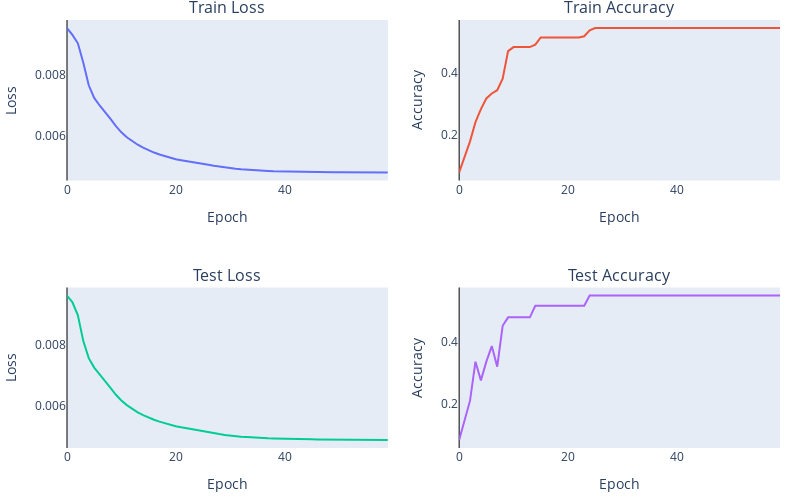

Here is the notebook cell this chart was saved with:
### Markdown cell above
For binomial distribution (k=1 Bernoulli trials), standard error for a sample stat is \sqrt(pq/n) ~ .015 for the val set, so possibly overfitting is pulling us out of

### Code cell
test_err = np.sqrt(1/(4*train_config.valset_size))

train_err = np.sqrt(1/(4*train_config.trainset_size))
for ind in range(1,6):
    #print(train_losses[ind][-1],train_accs[ind][-1], test_losses[ind][-1], test_accs[ind][-1])
    print(f"For d_head = {ind}, the final test accuracy is {test_accs[ind][-1]}, the max test accuracy is {np.max(test_accs[ind])} at epoch {np.argmax(test_accs[ind])}/{train_config.epochs}")
    print(f"For d_head = {ind}, the final training accuracy is {train_accs[ind][-1]}, the max test accuracy is {np.max(train_accs[ind])} at epoch {np.argmax(train_accs[ind])}/{train_config.epochs}")

    print(f"test error within range? {np.abs(test_accs[ind][-1] - np.max(test_accs[ind])) <= test_err}")

    print(f"train error within range? {np.abs(train_accs[ind][-1] - np.max(train_accs[ind])) <= test_err}")
    plot_metrics(train_losses[ind],train_accs[ind], test_losses[ind], test_accs[ind])

### Figure 1 — Plotly figure (JSON) as saved in the notebook; plotly's stock layout.template omitted (floating-point values rounded to 4 significant figures)
{"data": [{"type": "scatter", "xaxis": "x", "y": [0.009544, 0.009316, 0.00904, 0.008399, 0.007657, 0.007242, 0.006992, 0.00678, 0.006553, 0.006311, 0.006109, 0.005944, 0.00581, 0.005699, 0.005602, 0.005515, 0.005441, 0.005376, 0.005317, 0.005267, 0.005219, 0.005187, 0.005152, 0.00512, 0.005096, 0.005066, 0.00504, 0.005009, 0.004979, 0.004951, 0.004924, 0.004906, 0.00489, 0.004876, 0.004865, 0.004854, 0.004844, 0.004837, 0.004829, 0.004824, 0.004822, 0.004815, 0.004814, 0.00481, 0.004807, 0.004806, 0.004802, 0.0048, 0.004797, 0.004793, 0.004794, 0.004795, 0.004788, 0.004789, 0.004788, 0.004789, 0.004786, 0.004787, 0.004786, 0.004786], "yaxis": "y"}, {"type": "scatter", "xaxis": "x2", "y": [0.07678, 0.1263, 0.1777, 0.2397, 0.2822, 0.3167, 0.3328, 0.3433, 0.381, 0.47, 0.4829, 0.4829, 0.4829, 0.4829, 0.4908, 0.514, 0.5141, 0.5141, 0.5141, 0.5142, 0.5141, 0.5143, 0.5142, 0.518, 0.5372, 0.5448, 0.5446, 0.5446, 0.5446, 0.5446, 0.5446, 0.5446, 0.5446, 0.5446, 0.5446, 0.5446, 0.5446, 0.5446, 0.5446, 0.5446, 0.5446, 0.5446, 0.5446, 0.5446, 0.5446, 0.5446, 0.5446, 0.5446, 0.5446, 0.5446, 0.5446, 0.5446, 0.5446, 0.5446, 0.5446, 0.5446, 0.5446, 0.5446, 0.5446, 0.5446], "yaxis": "y2"}, {"type": "scatter", "xaxis": "x3", "y": [0.009622, 0.009398, 0.008974, 0.008124, 0.007563, 0.007254, 0.007032, 0.006823, 0.006584, 0.006359, 0.006172, 0.006021, 0.005891, 0.005785, 0.005692, 0.00561, 0.005538, 0.005475, 0.005418, 0.005371, 0.005326, 0.00529, 0.005256, 0.005226, 0.005194, 0.005164, 0.005133, 0.005102, 0.005069, 0.005041, 0.005017, 0.004998, 0.004981, 0.00497, 0.004955, 0.004946, 0.004936, 0.004927, 0.004923, 0.004916, 0.004911, 0.004903, 0.004899, 0.004895, 0.004894, 0.004894, 0.004889, 0.004889, 0.004886, 0.004883, 0.004881, 0.004882, 0.00488, 0.004879, 0.00488, 0.004876, 0.004875, 0.004877, 0.004876, 0.004874], "yaxis": "y3"}, {"type": "scatter", "xaxis": "x4", "y": [0.084, 0.144, 0.21, 0.335, 0.275, 0.335, 0.385, 0.319, 0.45, 0.477, 0.477, 0.477, 0.477, 0.477, 0.514, 0.514, 0.514, 0.514, 0.513, 0.513, 0.513, 0.513, 0.514, 0.514, 0.547, 0.547, 0.547, 0.547, 0.547, 0.547, 0.547, 0.547, 0.547, 0.547, 0.547, 0.547, 0.547, 0.547, 0.547, 0.547, 0.547, 0.547, 0.547, 0.547, 0.547, 0.547, 0.547, 0.547, 0.547, 0.547, 0.547, 0.547, 0.547, 0.547, 0.547, 0.547, 0.547, 0.547, 0.547, 0.547], "yaxis": "y4"}], "layout": {"annotations": [{"font": {"size": 16}, "showarrow": false, "text": "Train Loss", "x": 0.225, "xanchor": "center", "xref": "paper", "y": 1, "yanchor": "bottom", "yref": "paper"}, {"font": {"size": 16}, "showarrow": false, "text": "Train Accuracy", "x": 0.775, "xanchor": "center", "xref": "paper", "y": 1, "yanchor": "bottom", "yref": "paper"}, {"font": {"size": 16}, "showarrow": false, "text": "Test Loss", "x": 0.225, "xanchor": "center", "xref": "paper", "y": 0.375, "yanchor": "bottom", "yref": "paper"}, {"font": {"size": 16}, "showarrow": false, "text": "Test Accuracy", "x": 0.775, "xanchor": "center", "xref": "paper", "y": 0.375, "yanchor": "bottom", "yref": "paper"}], "font": {"size": 12}, "height": 500, "margin": {"b": 10, "l": 10, "pad": 0, "r": 20, "t": 20}, "showlegend": false, "width": 800, "xaxis": {"anchor": "y", "domain": [0, 0.45], "showgrid": false, "title": {"text": "Epoch"}, "zeroline": true, "zerolinecolor": "black", "zerolinewidth": 1}, "xaxis2": {"anchor": "y2", "domain": [0.55, 1], "showgrid": false, "title": {"text": "Epoch"}, "zeroline": true, "zerolinecolor": "black", "zerolinewidth": 1}, "xaxis3": {"anchor": "y3", "domain": [0, 0.45], "showgrid": false, "title": {"text": "Epoch"}, "zeroline": true, "zerolinecolor": "black", "zerolinewidth": 1}, "xaxis4": {"anchor": "y4", "domain": [0.55, 1], "showgrid": false, "title": {"text": "Epoch"}, "zeroline": true, "zerolinecolor": "black", "zerolinewidth": 1}, "yaxis": {"anchor": "x", "domain": [0.625, 1], "showgrid": false, "title": {"text": "Loss"}}, "yaxis2": {"anchor": "x2", "domain": [0.625, 1], "showgrid": false, "title": {"text": "Accuracy"}}, "yaxis3": {"anchor": "x3", "domain": [0, 0.375], "showgrid": false, "title": {"text": "Loss"}}, "yaxis4": {"anchor": "x4", "domain": [0, 0.375], "showgrid": false, "title": {"text": "Accuracy"}}}}
